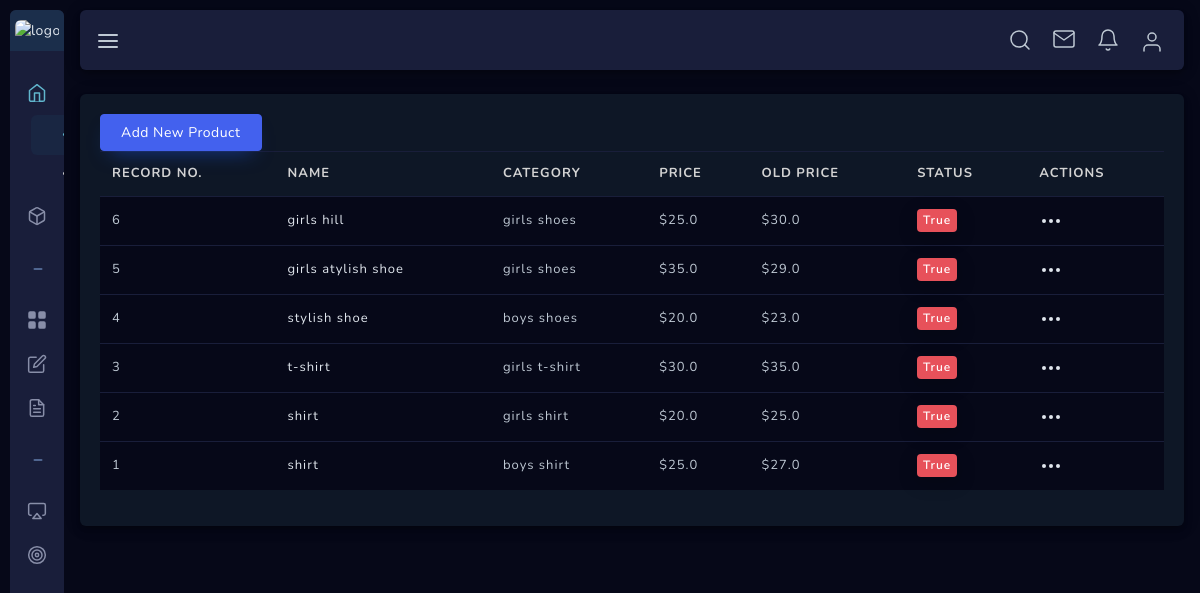
The page /dashboard/products/ on the database its author committed.
### store/models.py (models this page shows, shortened)
class Product(models.Model):
    name = models.CharField(max_length=250, blank=False, null=False)
    category = models.ForeignKey(Category, on_delete=models.CASCADE, related_name='category')
    preview_des = models.CharField(max_length=255, verbose_name='Short Descriptions')
    description = models.TextField(max_length=1000, verbose_name='Descriptions')
    image = models.ImageField(upload_to='products', default='demo/demo.jpg', blank=False, null=False)
    price = models.FloatField()
    old_price = models.FloatField(default=0.00, blank=True, null=True)
    is_stock = models.BooleanField(default=True)
    slug = models.SlugField()
    created = models.DateTimeField(auto_now_add=True)
    class Meta:
        ordering = ['-created']

class Category(models.Model):
    name = models.CharField(max_length=50, blank=False, null=False)
    image = models.ImageField(upload_to='category', default='demo/demo.jpg', blank=True, null=True)
    parent = models.ForeignKey('self', related_name='children', on_delete=models.CASCADE, blank=True, null=True)
    created = models.DateTimeField(auto_now_add=True)
    def __str__(self):
        return self.name
    class Meta:
        ordering = ['-created', ]
        verbose_name_plural = 'Categories'

### dashboard/views.py (the view, shortened to what this page needs)
# urls.py: path('products/', views.ProductListView.as_view(), name='product_list'),
class ProductListView(TemplateView):
    def get(self, request, *args, **kwargs):
        products = Product.objects.all().order_by('-id')
        context = {
            'products': products
        }
        return render(request, 'dashboard/product_list.html', context)

### notification/templatetags/notification.py (called while the page is built)
@register.filter
def notifications(user):
    if user.is_authenticated:
        user_obj = UserObj.objects.get(user=user)
        notification = Notification.objects.filter(userobj=user_obj, is_read=False).order_by('-id')
        if notification.exists():
            return notification
        else:
            return None
    else:
        return None

### templates/dashboard/product_list.html (shortened to what this page needs)
{% extends 'dashboard/base.html' %}
{% block body %}
    <div class="main-container sidebar-closed sbar-open" id="container">
        {% include 'dashboard/sidebar.html' %}
        <div id="content" class="main-content">
            <div class="layout-px-spacing">
                <div class="row" id="cancel-row">
                    <div class="col-xl-12 col-lg-12 col-sm-12 layout-top-spacing layout-spacing">
                        <div class="widget-content widget-content-area br-6">
                            <a class="btn btn-primary" href={% url 'dashboard:add_new_product' %}>Add New Product</a>
                            <table id="invoice-list" class="table table-hover" style="width:100%">
                                <thead>
                                    <tr>
                                        <th class="checkbox-column"> Record no. </th>
                                        <th>Name</th>
                                        <th>Category</th>
                                        <th>Price</th>
                                        <th>Old Price</th>
                                        <th>Status</th>
                                        <th>Actions</th>
                                    </tr>
                                </thead>
                                <tbody>
                                {% for product in products %}
                                    <tr>
                                        <td class="checkbox-column"> {{product.id}} </td>
                                        <td>
                                            <div class="d-flex">
                                                <p class="align-self-center mb-0 user-name"> {{product.name}} </p>
                                            </div>
                                        </td>
                                        <td><span class="inv-email"> {{product.category}}</span></td>
                                        <td><span class="inv-date"> ${{product.price}} </span></td>
                                        <td><span class="inv-amount">${{product.old_price}}</span></td>
                                        <td><span class="badge badge-danger inv-status">{{product.is_stock}}</span></td>
                                        <td>
                                            <div class="dropdown">
                                                <a class="dropdown-toggle" href="#" role="button" id="dropdownMenuLink2" data-toggle="dropdown" aria-haspopup="true" aria-expanded="true">
                                                </a>
                                            </div>
                                        </td>
                                    </tr>
                                {% endfor %}
                                </tbody>
                            </table>
                        </div>
                    </div>
                </div>
            </div>
        </div>
    </div>
{% endblock body %}

### templates/dashboard/base.html (shortened to what this page needs)
<!DOCTYPE html>
<html lang="en">
<head>
    {% load static %}
    {% load notification %}
    <link href="{% static 'user_profile/assets/css/loader.css' %}" rel="stylesheet" type="text/css" />
    <link href="{% static 'user_profile/bootstrap/css/bootstrap.min.css' %}" rel="stylesheet" type="text/css" />
    <link href="{% static 'user_profile/assets/css/plugins.css' %}" rel="stylesheet" type="text/css" />
    <link href="{% static 'user_profile/plugins/apex/apexcharts.css' %}" rel="stylesheet" type="text/css">
    <link href="{% static 'user_profile/assets/css/dashboard/dash_1.css' %}" rel="stylesheet" type="text/css" />
    <link href="{% static 'user_profile/assets/css/users/user-profile.css' %}" rel="stylesheet" type="text/css" />
    <link rel="stylesheet" type="text/css" href="{% static 'user_profile/plugins/dropify/dropify.min.css' %}">
    <link href="{% static 'user_profile/assets/css/users/account-setting.css' %}" rel="stylesheet" type="text/css" />
    <link href="{% static 'user_profile/plugins/drag-and-drop/dragula/dragula.css' %}" rel="stylesheet" type="text/css" />
    <link href="{% static 'user_profile/plugins/drag-and-drop/dragula/example.css' %}" rel="stylesheet" type="text/css" />
    <link rel="stylesheet" type="text/css" href="{% static 'user_profile/assets/css/forms/switches.css' %}">
    <link href="{% static 'user_profile/plugins/pricing-table/css/component.css' %}" rel="stylesheet" type="text/css" />
    <link rel="stylesheet" type="text/css" href="{% static 'user_profile/plugins/editors/quill/quill.snow.css' %}">
    <link rel="stylesheet" type="text/css" href="{% static 'user_profile/assets/css/forms/theme-checkbox-radio.css' %}">
    <link href="{% static 'user_profile/assets/css/apps/todolist.css' %}" rel="stylesheet" type="text/css" />
    <link href="{% static 'user_profile/plugins/animate/animate.css' %}" rel="stylesheet" type="text/css" />
    <link href="{% static 'user_profile/assets/css/scrollspyNav.css' %}" rel="stylesheet" type="text/css" />
    <link href="{% static 'user_profile/assets/css/components/custom-modal.css' %}" rel="stylesheet" type="text/css" />
    <link rel="stylesheet" type="text/css" href="{% static 'user_profile/assets/css/forms/theme-checkbox-radio.css' %}">
    <link href="{% static 'user_profile/plugins/jquery-ui/jquery-ui.min.css' %}" rel="stylesheet" type="text/css" />
    <link href="{% static 'user_profile/assets/css/apps/contacts.css' %}" rel="stylesheet" type="text/css" />
    <link href="{% static 'user_profile/plugins/fullcalendar/fullcalendar.css' %}" rel="stylesheet" type="text/css" />
    <link href="{% static 'user_profile/plugins/fullcalendar/custom-fullcalendar.advance.css' %}" rel="stylesheet" type="text/css" />
    <link href="{% static 'user_profile/plugins/flatpickr/flatpickr.css' %}" rel="stylesheet" type="text/css">
    <link href="{% static 'user_profile/plugins/flatpickr/custom-flatpickr.css' %}" rel="stylesheet" type="text/css">
    <link href="{% static 'user_profile/assets/css/forms/theme-checkbox-radio.css' %}" rel="stylesheet" type="text/css" />
</head>
<body class="alt-menu sidebar-noneoverflow">
    <div class="header-container fixed-top">
        <header class="header navbar navbar-expand-sm expand-header">
            <a href="javascript:void(0);" class="sidebarCollapse" data-placement="bottom"></a>
            <ul class="navbar-item flex-row ml-auto">
                <li class="nav-item align-self-center search-animated">
                </li>
                <li class="nav-item dropdown message-dropdown">
                    <a href="javascript:void(0);" class="nav-link dropdown-toggle" id="messageDropdown" data-toggle="dropdown" aria-haspopup="true" aria-expanded="false">
                    </a>
                </li>
                <li class="nav-item dropdown notification-dropdown">
                    <a href="javascript:void(0);" class="nav-link dropdown-toggle" id="notificationDropdown" data-toggle="dropdown" aria-haspopup="true" aria-expanded="false">
                    </a>
                </li>
                <li class="nav-item dropdown user-profile-dropdown  order-lg-0 order-1">
                    <a href="javascript:void(0);" class="nav-link dropdown-toggle user" id="userProfileDropdown" data-toggle="dropdown" aria-haspopup="true" aria-expanded="false">
                        <svg xmlns="http://www.w3.org/2000/svg" width="24" height="24" viewBox="0 0 24 24" fill="none" stroke="currentColor" stroke-width="2" stroke-linecap="round" stroke-linejoin="round" class="feather feather-user"><path d="M20 21v-2a4 4 0 0 0-4-4H8a4 4 0 0 0-4 4v2"></path><circle cx="12" cy="7" r="4"></circle></svg>
                    </a>
                </li>
            </ul>
        </header>
    </div>
        {% block body %}{% endblock body %}
</body>
</html>

### templates/dashboard/sidebar.html (shortened to what this page needs)
<div class="sidebar-wrapper sidebar-theme">
    <nav id="sidebar">
        <ul class="navbar-nav theme-brand flex-row  text-center">
            <li class="nav-item theme-logo">
                <a href="#">
                    {% if request.user.is_authenticated %}
                        <img src="{{ request.user.profile.image.url }}" class="navbar-logo" alt="logo">
                    {% else %}
                        <img src="/static/user_profile/assets/img/90x90.jpg" class="navbar-logo" alt="logo">
                    {% endif %}
                </a>
            </li>
        </ul>
        <ul class="list-unstyled menu-categories" id="accordionExample">
            <li class="menu active">
                <a href="#dashboard" data-toggle="collapse" aria-expanded="true" class="dropdown-toggle">
                    <div class="">
                    </div>
                </a>
                <ul class="collapse submenu recent-submenu mini-recent-submenu list-unstyled show" id="dashboard" data-parent="#accordionExample">
                    <li class="active">
                        <a href="#"> General </a>
                    </li>
                    <li>
                        <a href="#"> Index </a>
                    </li>
                </ul>
            </li>
            <li class="menu">
                <a href="#components" data-toggle="collapse" aria-expanded="false" class="dropdown-toggle">
                    <div class="">
                    </div>
                </a>
            </li>
            <li class="menu menu-heading">
                <div class="heading"><svg xmlns="http://www.w3.org/2000/svg" width="24" height="24" viewBox="0 0 24 24" fill="none" stroke="currentColor" stroke-width="2" stroke-linecap="round" stroke-linejoin="round" class="feather feather-minus"><line x1="5" y1="12" x2="19" y2="12"></line></svg><span>Features</span></div>
            </li>
            <li class="menu">
                <a href="#" aria-expanded="false" class="dropdown-toggle">
                    <div class="">
                    </div>
                </a>
            </li>
            <li class="menu">
                <a href="#" aria-expanded="false" class="dropdown-toggle">
                    <div class="">
                    </div>
                </a>
            </li>
            <li class="menu">
                <a href="apps_notes.html" aria-expanded="false" class="dropdown-toggle">
                    <div class="">
                    </div>
                </a>
            </li>
            <li class="menu menu-heading">
                <div class="heading"><svg xmlns="http://www.w3.org/2000/svg" width="24" height="24" viewBox="0 0 24 24" fill="none" stroke="currentColor" stroke-width="2" stroke-linecap="round" stroke-linejoin="round" class="feather feather-minus"><line x1="5" y1="12" x2="19" y2="12"></line></svg><span>Cleverange</span></div>
            </li>
            <li class="menu">
                <a href="#" aria-expanded="false" class="dropdown-toggle">
                    <div class="">
                    </div>
                </a>
            </li>
            <li class="menu">
                <a href="form_validation.html" aria-expanded="false" class="dropdown-toggle">
                    <div class="">
                    </div>
                </a>
            </li>
        </ul>
    </nav>
</div>

### static_root/user_profile/assets/css/dashboard/dash_1.css (style rules this page uses)
.layout-spacing { padding-bottom: 25px; }

### static_root/user_profile/assets/css/users/user-profile.css (style rules this page uses)
.widget-content-area { -webkit-box-shadow: 0 6px 10px 0 rgba(0, 0, 0, 0.14), 0 1px 18px 0 rgba(0, 0, 0, 0.12), 0 3px 5px -1px rgba(0, 0, 0, 0.2); -moz-box-shadow: 0 6px 10px 0 rgba(0, 0, 0, 0.14), 0 1px 18px 0 rgba(0, 0, 0, 0.12), 0 3px 5px -1px rgba(0, 0, 0, 0.2); box-shadow: 0 6px 10px 0 rgba(0, 0, 0, 0.14), 0 1px 18px 0 rgba(0, 0, 0, 0.12), 0 3px 5px -1px rgba(0, 0, 0, 0.2); }
.layout-spacing { padding-bottom: 25px; }

### static_root/user_profile/assets/css/users/account-setting.css (style rules this page uses)
.layout-spacing { padding-bottom: 25px; }

### static_root/user_profile/assets/css/main.css (style rules this page uses)
html { min-height: 100%; }
body { color: #888ea8; height: 100%; font-size: 0.875rem; background: #f1f2f3; overflow-x: hidden; overflow-y: auto; letter-spacing: 0.0312rem; font-family: 'Nunito', sans-serif; }
p { margin-top: 0; margin-bottom: 0.625rem; color: #515365; }
a { color: #e0e6ed; outline: none; }
.dropdown-toggle:after, .dropup .dropdown-toggle::after, .dropright .dropdown-toggle::after, .dropleft .dropdown-toggle::before { display: none; }
.btn { padding: 0.4375rem 1.25rem; text-shadow: none; font-size: 14px; color: #3b3f5c; font-weight: normal; white-space: normal; word-wrap: break-word; transition: .2s ease-out; touch-action: manipulation; cursor: pointer; background-color: #f1f2f3; box-shadow: 0px 5px 20px 0 rgba(0, 0, 0, 0.1); will-change: opacity, transform; transition: all 0.3s ease-out; -webkit-transition: all 0.3s ease-out; }
.btn-primary { color: #fff !important; background-color: #4361ee !important; border-color: #4361ee; box-shadow: 0 10px 20px -10px rgba(27, 85, 226, 0.59); }
.badge { font-weight: 600; line-height: 1.4; padding: 3px 6px; font-size: 12px; font-weight: 600; transition: all 0.3s ease-out; -webkit-transition: all 0.3s ease-out; }
.badge-danger { color: #fff; background-color: #e7515a; }
.table > tbody > tr > td { vertical-align: middle; color: #515365; font-size: 13px; letter-spacing: 1px; }
.table > thead > tr > th { color: #4361ee; font-weight: 700; font-size: 13px; letter-spacing: 1px; text-transform: uppercase; }
.table thead th { vertical-align: bottom; border-bottom: none; }
.table { background-color: #0e1726; }
.table > thead > tr > th { color: #d3d3d3; }
.table > tbody > tr > td { color: #bfc9d4; }
.table.table-hover tbody tr { background-color: #060818; }
.table td, .table th, .table thead th { border-color: #191e3a !important; }
table .badge-success, table .badge-primary, table .badge-warning, table .badge-danger, table .badge-info, table .badge-secondary, table .badge-dark { box-shadow: 0px 5px 20px 0 rgba(0, 0, 0, 0.2); will-change: opacity, transform; transition: all 0.3s ease-out; -webkit-transition: all 0.3s ease-out; }
.br-6 { border-radius: 6px !important; }

### rows shown on the page
Product: id "6", name "girls hill", category "girls shoes", price "25.0", old_price "30.0", is_stock "True"
Product: id "5", name "girls atylish shoe", category "girls shoes", price "35.0", old_price "29.0", is_stock "True"
Product: id "4", name "stylish shoe", category "boys shoes", price "20.0", old_price "23.0", is_stock "True"
Product: id "3", name "t-shirt", category "girls t-shirt", price "30.0", old_price "35.0", is_stock "True"
Product: id "2", name "shirt", category "girls shirt", price "20.0", old_price "25.0", is_stock "True"
Product: id "1", name "shirt", category "boys shirt", price "25.0", old_price "27.0", is_stock "True"
